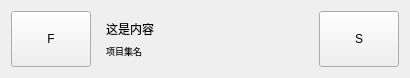
<?xml version="1.0" encoding="UTF-8"?>
<ui version="4.0">
 <class>Plans</class>
 <widget class="QWidget" name="Plans">
  <property name="geometry">
   <rect>
    <x>0</x>
    <y>0</y>
    <width>410</width>
    <height>72</height>
   </rect>
  </property>
  <property name="sizePolicy">
   <sizepolicy hsizetype="Expanding" vsizetype="Minimum">
    <horstretch>0</horstretch>
    <verstretch>0</verstretch>
   </sizepolicy>
  </property>
  <property name="windowTitle">
   <string>Form</string>
  </property>
  <property name="styleSheet">
   <string notr="true">border-radius：15px;</string>
  </property>
  <layout class="QHBoxLayout" name="horizontalLayout">
   <item>
    <widget class="QPushButton" name="pushButton">
     <property name="sizePolicy">
      <sizepolicy hsizetype="Minimum" vsizetype="Preferred">
       <horstretch>0</horstretch>
       <verstretch>0</verstretch>
      </sizepolicy>
     </property>
     <property name="minimumSize">
      <size>
       <width>0</width>
       <height>0</height>
      </size>
     </property>
     <property name="baseSize">
      <size>
       <width>0</width>
       <height>0</height>
      </size>
     </property>
     <property name="text">
      <string>F</string>
     </property>
    </widget>
   </item>
   <item>
    <widget class="QWidget" name="widget" native="true">
     <property name="sizePolicy">
      <sizepolicy hsizetype="Expanding" vsizetype="Expanding">
       <horstretch>0</horstretch>
       <verstretch>0</verstretch>
      </sizepolicy>
     </property>
     <layout class="QVBoxLayout" name="verticalLayout">
      <item>
       <widget class="QLabel" name="label">
        <property name="text">
         <string>这是内容</string>
        </property>
       </widget>
      </item>
      <item>
       <widget class="QLabel" name="label_2">
        <property name="font">
         <font>
          <pointsize>7</pointsize>
         </font>
        </property>
        <property name="text">
         <string>项目集名</string>
        </property>
       </widget>
      </item>
     </layout>
    </widget>
   </item>
   <item>
    <widget class="QPushButton" name="pushButton_2">
     <property name="sizePolicy">
      <sizepolicy hsizetype="Minimum" vsizetype="Minimum">
       <horstretch>0</horstretch>
       <verstretch>0</verstretch>
      </sizepolicy>
     </property>
     <property name="minimumSize">
      <size>
       <width>0</width>
       <height>0</height>
      </size>
     </property>
     <property name="text">
      <string>S</string>
     </property>
    </widget>
   </item>
  </layout>
 </widget>
 <resources/>
 <connections/>
</ui>
